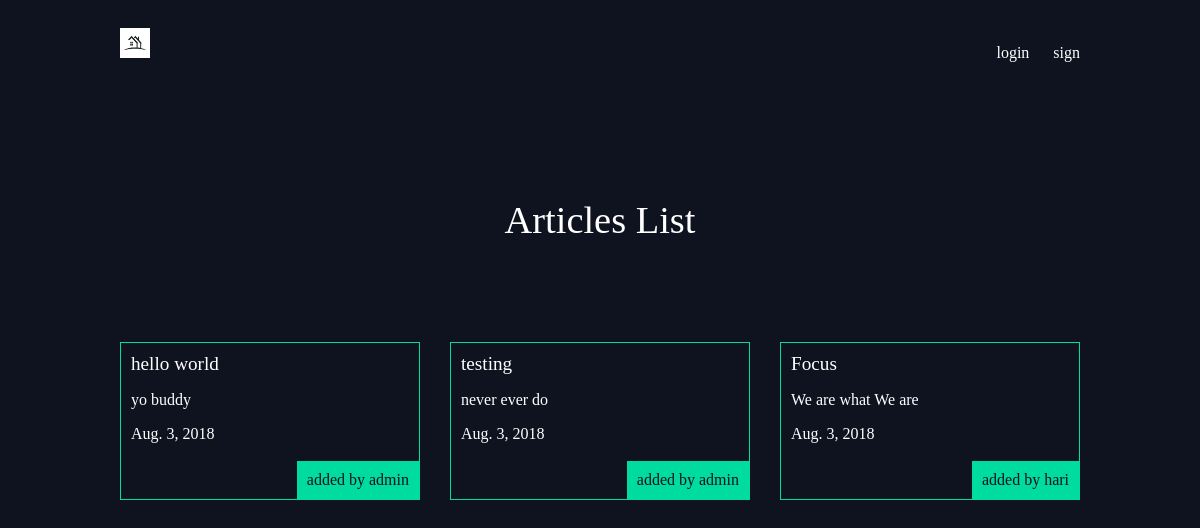
The page / on the database its author committed.
### articles/models.py (models this page shows, shortened)
class Articles(models.Model):
    title=models.CharField(max_length=100)
    slug=models.SlugField()
    body=models.TextField()
    date=models.DateField(auto_now_add=True)
    thumb=models.ImageField(default='default.png',blank=True)
    author=models.ForeignKey(User,default=None)

### articles/views.py (the view)
# urls.py: url(r'^$',views.articlelist,name="list"),
def articlelist(request):
    article=Articles.objects.all().order_by('date');
    return render(request,'articles/article.html',{'articles':article})

### articles/templates/articles/article.html (shortened to what this page needs)
{% extends 'base.html' %}
{% block content %}
    <h1>Articles List</h1>
    <div class=articles>
      {%for article in articles%}
      <div class=article>
        <h2><a href="{% url 'articles:detail' slug=article.slug %}" >{{ article.title}}</a></h2>
        <p>{{article.body}}</p>
        <p>{{article.date}}</p>
        <p class="author">added by {{ article.author.username}}</p>
      </div>
     {%endfor%}
{% endblock %}

### templates/base.html (shortened to what this page needs)
{% load static from staticfiles %}
<!DOCTYPE html>
<html lang="en" dir="ltr">
  <head>
 <link rel="stylesheet" href="{% static 'style2.css' %}">
  </head>
  <body>
    <header class="wrapper">
      <h1><a href={% url 'home' %}><img src="{% static 'logo.jpg'  %}" alt="home" height='30  ' width='30'/></a></a> </h1>
      <nav>
        <ul>
         {% if user.is_authenticated %}
          <li>
            <form action="{% url 'accounts:logout' %} " method='POST'>
              {% csrf_token %}
             <input type='submit' value='logout' >
            </form>
          </li>
          <li>  <a href="{% url 'articles:create' %}" class="highlight">create</a> </li>
          {% else %}
        <li>  <a href={% url 'accounts:login' %}>login</a> </li>
        <li> <a href={% url 'accounts:sign' %}>sign</a> </li>
          {% endif %}
      </ul>
    </nav>
  </header>
    <div class="wrapper">
      {% block content %}
     {% endblock %}
  </body>
</html>

### assets/style2.css (style rules this page uses)
body { background-color: #0f121f; background-image: url(/static/stars.png); background-repeat-y: no-repeat; color: #fff; }
body * { font-family: Ubuntu; }
h1, h2, h3, h4, h5 { font-weight: normal; margin: 0; }
a, a:hover, a:visited { color: #fff; text-decoration: none; }
.wrapper { max-width: 960px; margin: 0 auto; }
div.wrapper > h1 { text-align: center; margin: 100px auto; font-size: 2.4em }
header { display: grid; grid-template-columns: 1fr 1fr; padding: 20px 0; }
nav { justify-self: end; }
nav li { display: inline-block; list-style-type: none; margin-left: 20px; }
.articles { display: grid; grid-template-columns: 1fr 1fr 1fr; grid-gap: 30px; }
.article { padding: 10px; border: 1px solid #00dba0; position: relative; padding-bottom: 40px; }
.article h2 { font-size: 1.2em; }
.article .author { padding: 10px; background: #00dba0; position: absolute; right: 0; bottom: 0; margin: 0; color: #0f121f; }

### rows shown on the page
Articles: title "hello world", body "yo buddy", date "Aug. 3, 2018", author.username "admin"
Articles: title "testing", body "never ever do", date "Aug. 3, 2018", author.username "admin"
Articles: title "Focus", body "We are what We are", date "Aug. 3, 2018", author.username "hari"
